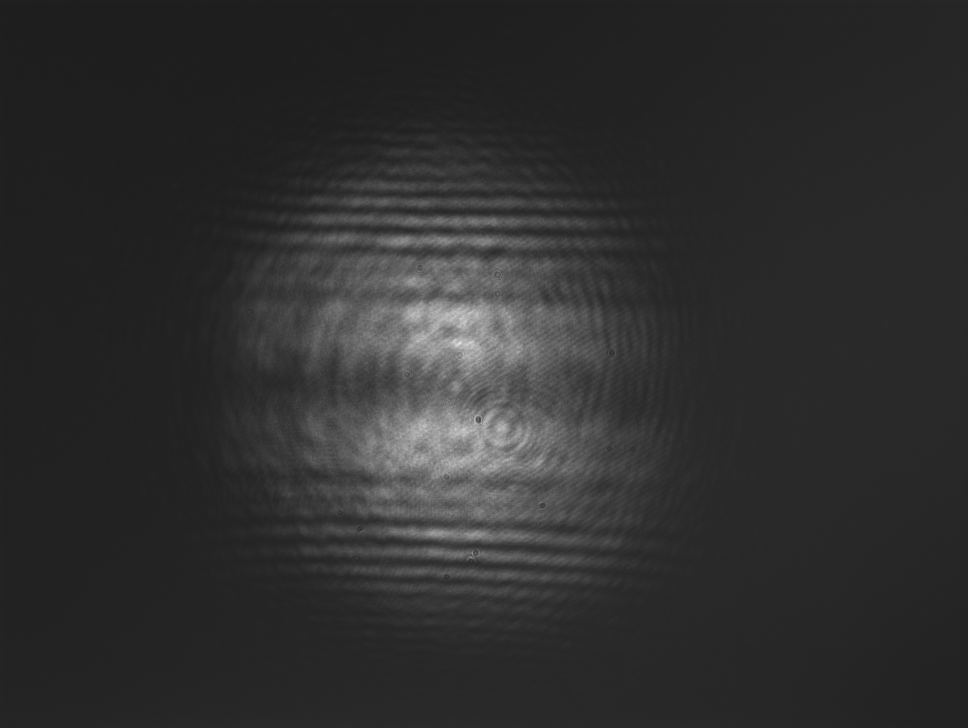
#> input picture laser_shots/tridents/1d_1.png, 1936 x 1456 px (shown at 1/2 size); its folder holds only this picture in this run
$ jupyter execute --allow-errors laser_analysis3.ipynb
#> lines starting #> are read from the running program, lines starting #| are printed output that depends on the picture
[cell 1]
import numpy as np
import matplotlib.pyplot as plt
import cv2 as cv
import numpy.fft as fft

[cell 2]
captured_path = '../laser_shots/tridents/'
raw_path = '../DMD_inputs/tridents/'

[cell 3]
captured_1d, captured_2d = [], []

# read 1d images
for i in range(5):
    img = cv.imread(captured_path + '1d_' + str(i + 1) + '.png', cv.IMREAD_GRAYSCALE)
#> img is the input picture: shape (1456, 1936); min 16, max 241, mean 46.5
    captured_1d.append(img)

# read 2d images
for i in range(5):
    img = cv.imread(captured_path + '2d_' + str(i + 1) + '.png', cv.IMREAD_GRAYSCALE)
    captured_2d.append(img)

#> (a cell that did not finish here is left out)

[cell 5]
raw_1d, raw_2d = [], []
#> raw_1d = []; raw_2d = []

# read 1d images
for i in range(5):
    img = cv.imread(raw_path + 'trident_1d_' + str(i + 1) + '.bmp', cv.IMREAD_GRAYSCALE)
    raw_1d.append(img)

# read 2d images
for i in range(5):
    img = cv.imread(raw_path + 'trident_2d_' + str(i + 1) + '.bmp', cv.IMREAD_GRAYSCALE)
    raw_2d.append(img)

#> (a cell that did not finish here is left out)

[cell 7]
def draw_ring(inner: int, outer: int, a2: float = 1, img_shape: tuple = (1600, 2716)) -> np.ndarray:
    ring = np.zeros((img_shape[0], img_shape[1]), dtype=np.uint8)
    # white large circle
    ring = cv.circle(ring, (ring.shape[1]//2, ring.shape[0]//2), outer, a2, -1)
    # black small circle
    ring = cv.circle(ring, (ring.shape[1]//2, ring.shape[0]//2), inner, 0, -1)
    return ring

def trident_2d(ws: list[int], a1: float = 1, a2: float = 1, shape: tuple[int, int] = (1600, 2716)) -> list[np.ndarray]:
    imgs = []
    h, w = shape
    for u in ws:
        img = draw_ring(16 * (u + 1), 16 * (u + 2), a2, shape)
        img = cv.circle(img, (w // 2, h // 2), 16, a1, -1)
        imgs.append(img)
    return imgs

[cell 8]
tests = []
#> tests = []

# circle
test = np.zeros((1000, 1000))
test = cv.circle(test, (500,500), 16, 255, -1)
tests.append(test)

# trident_1d
test = np.zeros((1000, 1000))
test[:, 492: 508] = 255
test[:, 444: 460] = 255
test[:, 540: 556] = 255
tests.append(test)

# trident_2d
test = np.zeros((1000, 1000))
test = trident_2d([1], 255, 255, (1000, 1000))[0]
tests.append(test)

plt.imshow(test, cmap='gray')
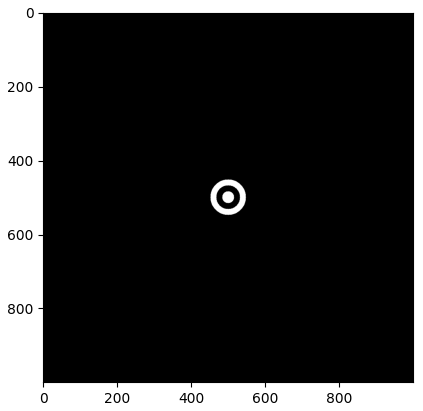
#> figure drawn by matplotlib, 1 panel

[cell 9]
ffted_test = []
for test in tests:
    ffted_test.append(fft.fftshift(fft.fft2(test)))
#> this loop made 3 passes
#> after the loop, ffted_test = 3 items

[cell 10]
# show the comparisons in 2 * 3 grid
fig, axs = plt.subplots(2, 3, figsize=(15, 10))
for i in range(3):
    axs[0, i].imshow(tests[i], cmap='gray')
    axs[1, i].imshow(np.abs(ffted_test[i]), cmap='gray')
plt.show()
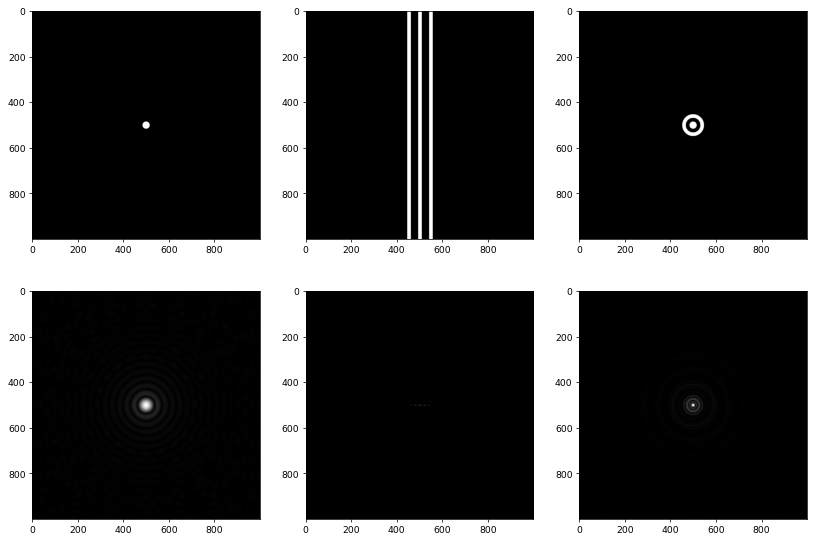
#> figure drawn by matplotlib, 6 panels
